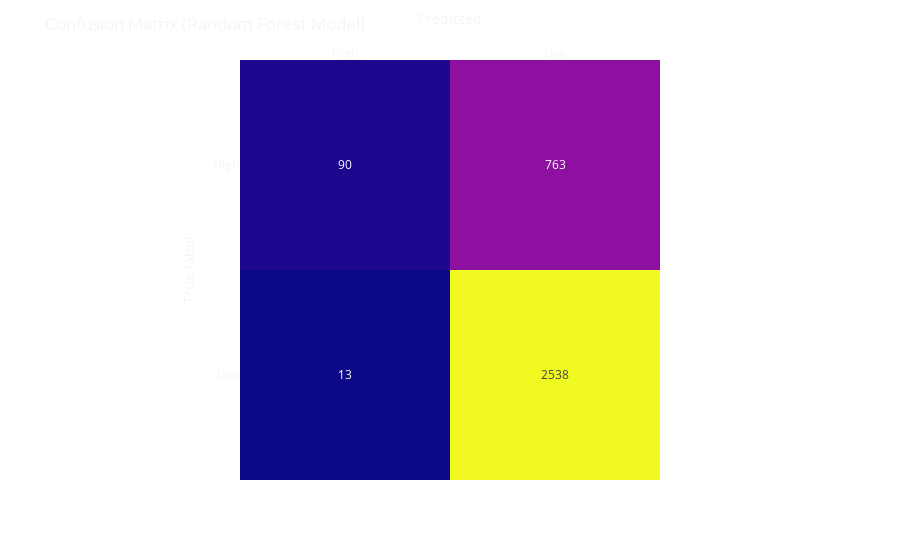

Write notebook code for a chart like this one.
### Markdown cell above
According to the correlation scores, `race` has an alarming 0.22 correlation with our label. Let us see how this will impact our future model.

To deal with the classification problem, we will create a `RandomForestClassifier` using the `scikit-learn`.

### Code cell
from sklearn.preprocessing import StandardScaler, OneHotEncoder
from sklearn.model_selection import train_test_split
from sklearn.ensemble import RandomForestClassifier
from sklearn.compose import make_column_transformer
from sklearn.metrics import confusion_matrix
from sklearn.pipeline import make_pipeline

import plotly.express as px

# Seed is set for reproducibility purposes
seed = 42

# Define features and labels
X, y = df[df.columns.values.tolist()[0:12]], df[df.columns.values.tolist()[-1]]

# Perform the train/test split
X_train, X_test, y_train, y_test = train_test_split(
    X,
    y,
    test_size=0.2,
    random_state=seed
)

# Pre-process all features
preprocess = make_column_transformer(
    (StandardScaler(), ['juv_fel_count', 'juv_misd_count', 'juv_other_count', 'priors_count', 'days_b_screening_arrest', 'c_days_from_compas']),
    (OneHotEncoder(), ['sex', 'age_cat', 'race', 'c_charge_degree', 'is_recid', 'is_violent_recid']))

# Create instance of a `RandomForestClassifier`
model_rf = make_pipeline(
    preprocess,
    RandomForestClassifier(max_depth=3, n_estimators=500))

# Fit the forest!
model_rf.fit(X_train, y_train.values.ravel())

# Evaluate
score = model_rf.score(X_test, y_test.values.ravel())
print(f'Accuracy (Random Forest): ' + '{:.2f}'.format(score * 100) + ' %')

# Plot results as a confusion matrix
preds = model_rf.predict(X_test)
matrix = confusion_matrix(y_test.values.ravel(), preds)

fig = px.imshow(matrix,
                labels=dict(x="Predicted", y="True label"),
                x=['High', 'Low'],
                y=['High', 'Low'],
                text_auto=True
                )

fig.update_xaxes(side='top')

fig.update_layout(template='plotly_dark',
                  title='Confusion Matrix (Random Forest Model)',
                  coloraxis_showscale=False,
                  paper_bgcolor='rgba(0, 0, 0, 0)',
                  plot_bgcolor='rgba(0, 0, 0, 0)')

fig.show()

### Figure 1 — Plotly figure (JSON) as saved in the notebook; plotly's stock layout.template omitted (floating-point values rounded to 4 significant figures)
{"data": [{"coloraxis": "coloraxis", "hovertemplate": "Predicted: %{x}<br>True label: %{y}<br>color: %{z}<extra></extra>", "name": "0", "texttemplate": "%{z}", "type": "heatmap", "x": ["High", "Low"], "xaxis": "x", "y": ["High", "Low"], "yaxis": "y", "z": [[90, 763], [13, 2538]]}], "layout": {"coloraxis": {"colorscale": [[0, "#0d0887"], [0.1111, "#46039f"], [0.2222, "#7201a8"], [0.3333, "#9c179e"], [0.4444, "#bd3786"], [0.5556, "#d8576b"], [0.6667, "#ed7953"], [0.7778, "#fb9f3a"], [0.8889, "#fdca26"], [1, "#f0f921"]], "showscale": false}, "margin": {"t": 60}, "paper_bgcolor": "rgba(0, 0, 0, 0)", "plot_bgcolor": "rgba(0, 0, 0, 0)", "title": {"text": "Confusion Matrix (Random Forest Model)"}, "xaxis": {"anchor": "y", "constrain": "domain", "domain": [0, 1], "scaleanchor": "y", "side": "top", "title": {"text": "Predicted"}}, "yaxis": {"anchor": "x", "autorange": "reversed", "constrain": "domain", "domain": [0, 1], "title": {"text": "True label"}}}}
